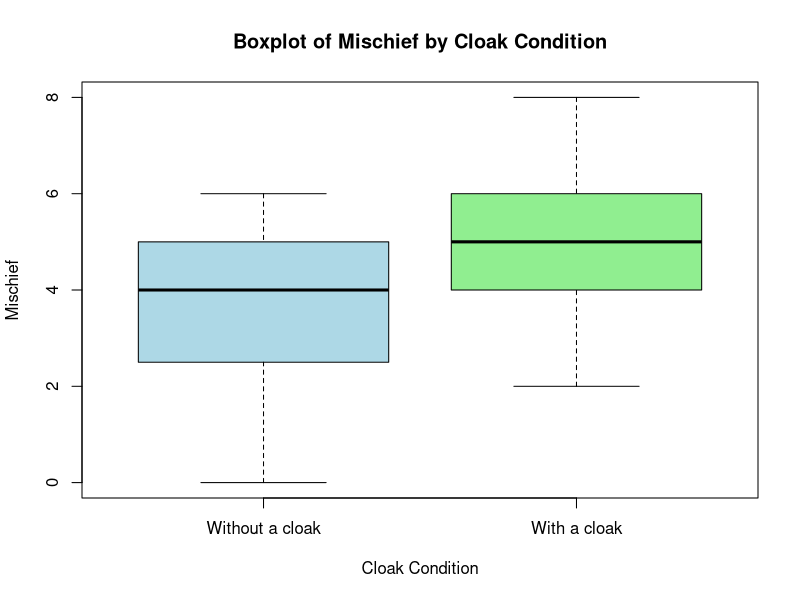
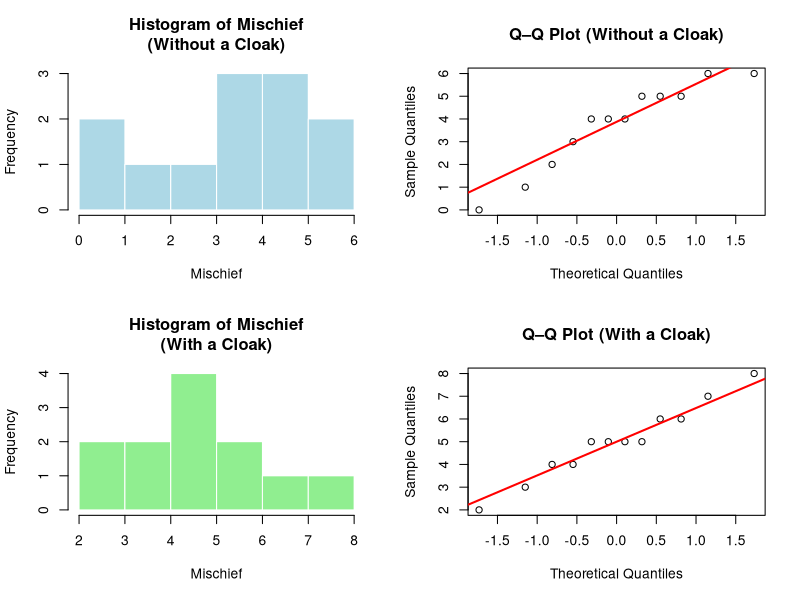

Write the R code that produced these figures, in order.
## ---- chunk 1
# Creating the dataset as a data frame
data <- data.frame(
  Participant = 1:24,
  Cloak = c(0,0,0,0,0,0,0,0,0,0,0,0,1,1,1,1,1,1,1,1,1,1,1,1),
  Mischief = c(3,1,5,4,6,4,6,2,0,5,4,5,4,3,6,6,8,5,5,4,2,5,7,5)
)

# Displaying the first few rows to verify
head(data)
## ---- chunk 2
# Check the data type of Mischief
str(data$Mischief)
## ---- chunk 3
# Check the levels of Cloak and group sizes
table(data$Cloak)
## ---- chunk 4
# Checking for unique participants
length(unique(data$Participant)) == nrow(data)  # Should be TRUE

# Checking that no participant is in both groups (though unlikely with unique IDs)
table(data$Participant, data$Cloak)  # Should show 1 in one column per row
## ---- chunk 5
#Given Dataset
Participant <- 1:24
Cloak <- c(rep(0,12), rep(1,12))
Mischief <- c(3,1,5,4,6,4,6,2,0,5,4,5, 4,3,6,6,8,5,5,4,2,5,7,5)
data <- data.frame(Participant, Cloak, Mischief)
data$Cloak <- factor(data$Cloak, levels = c(0,1),
                     labels = c("Without a cloak", "With a cloak"))

# Descriptive statistics by group
library(dplyr)
  desc <- data %>%
  group_by(Cloak) %>%
  summarize(
    n = n(),
    mean = mean(Mischief),
    median = median(Mischief),
    sd = sd(Mischief),
    min = min(Mischief),
    max = max(Mischief),
    Q1 = quantile(Mischief, 0.25),
    Q3 = quantile(Mischief, 0.75),
    IQR = IQR(Mischief)
  )

# Manual outlier check: Tukey fences (Q1 - 1.5*IQR, Q3 + 1.5*IQR)
fences <- desc %>%
  mutate(
    lower_fence = Q1 - 1.5 * IQR,
    upper_fence = Q3 + 1.5 * IQR
  )

# Identifying any outliers (values outside fences)
outliers <- data %>%
  left_join(fences, by = c("Cloak")) %>%
  rowwise() %>%
  filter(Mischief < lower_fence | Mischief > upper_fence) %>%
  select(Participant, Cloak, Mischief, lower_fence, upper_fence)

# Alternative outlier check: z-scores (abs(z) > 3)
zcheck <- data %>%
  group_by(Cloak) %>%
  mutate(
    mean_g = mean(Mischief),
    sd_g = sd(Mischief),
    z = (Mischief - mean_g) / sd_g
  ) %>%
  filter(abs(z) > 3)

# Shapiro-Wilk test for normality by group
mischief_no_cloak  <- filter(data, Cloak == "Without a cloak")$Mischief
mischief_with_cloak <- filter(data, Cloak == "With a cloak")$Mischief

shapiro_no  <- shapiro.test(mischief_no_cloak)
shapiro_with <- shapiro.test(mischief_with_cloak)

# Printing all the outputs
print(desc)
print(fences)
print("Outliers (Tukey method):")
print(outliers)
print("Outliers (z-score method, abs(z)>3):")
print(zcheck)
shapiro_no
shapiro_with

# Boxplot to visually check the outliers
boxplot(Mischief ~ Cloak, data = data,
        main = "Boxplot of Mischief by Cloak Condition",
        ylab = "Mischief",
        xlab = "Cloak Condition",
        col = c("lightblue", "lightgreen"))
## ---- chunk 6
# Separating the data by group
mischief_no_cloak  <- subset(data, Cloak == "Without a cloak")$Mischief
mischief_with_cloak <- subset(data, Cloak == "With a cloak")$Mischief

# Performing the  Shapiro–Wilk tests
shapiro_no  <- shapiro.test(mischief_no_cloak)
shapiro_with <- shapiro.test(mischief_with_cloak)

# Displaying the results
shapiro_no
shapiro_with

# Visualize distribution
par(mfrow = c(2,2))
hist(mischief_no_cloak, main = "Histogram of Mischief\n(Without a Cloak)",
     xlab = "Mischief", col = "lightblue", border = "white")
qqnorm(mischief_no_cloak, main = "Q–Q Plot (Without a Cloak)")
qqline(mischief_no_cloak, col = "red", lwd = 2)

hist(mischief_with_cloak, main = "Histogram of Mischief\n(With a Cloak)",
     xlab = "Mischief", col = "lightgreen", border = "white")
qqnorm(mischief_with_cloak, main = "Q–Q Plot (With a Cloak)")
qqline(mischief_with_cloak, col = "red", lwd = 2)
par(mfrow = c(1,1))
